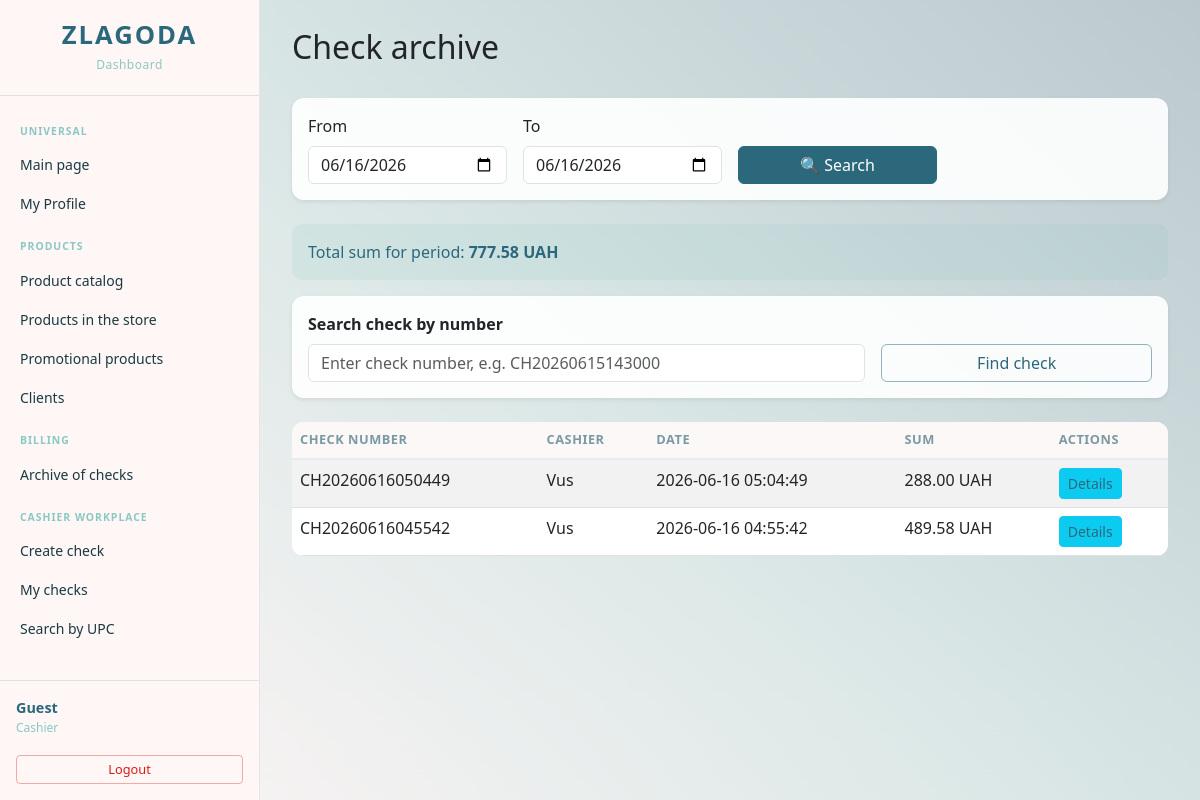
The app's page /check/ (signed in), older data.
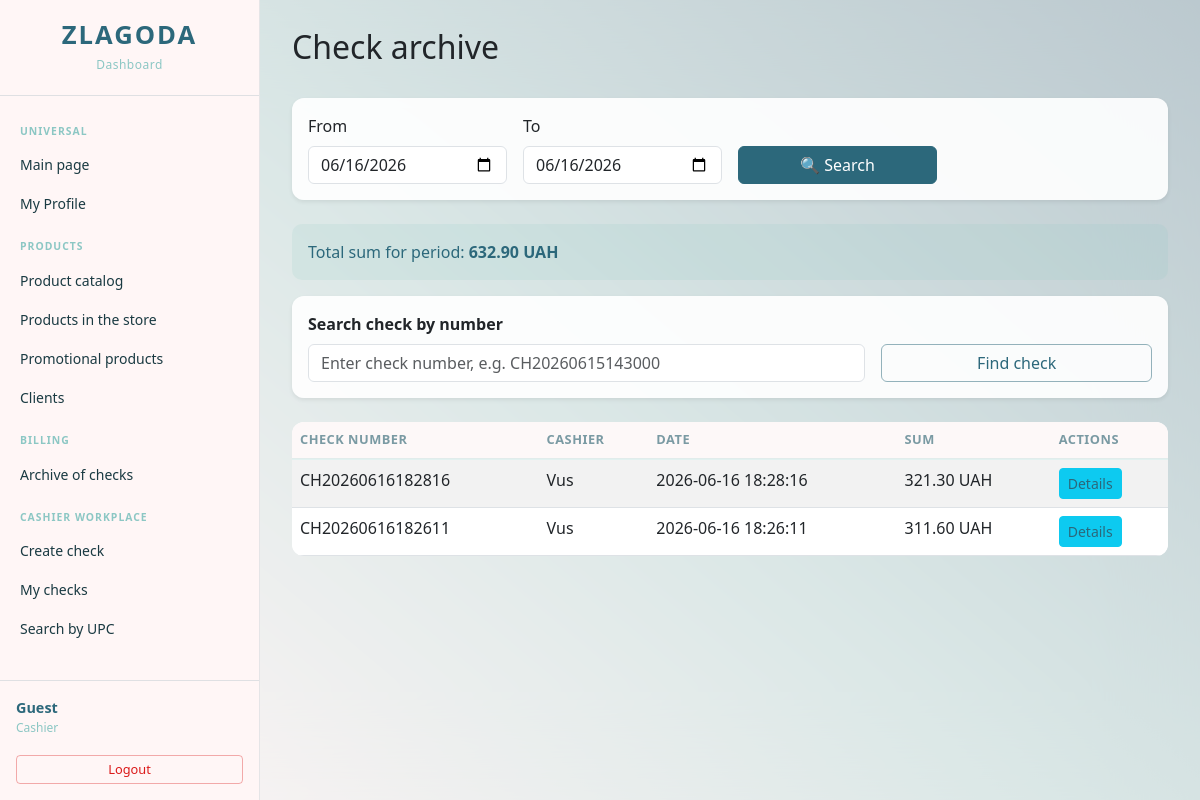
The same page, newer data.
### tables this page shows
CREATE TABLE Check_bill(
        check_number TEXT PRIMARY KEY,
        id_employee TEXT NOT NULL,
        card_number TEXT, 
        print_date TEXT NOT NULL,
        sum_total REAL NOT NULL CHECK(sum_total >= 0),
        vat REAL NOT NULL CHECK(vat >= 0),
        FOREIGN KEY (id_employee) REFERENCES Employee(id_employee)
            ON UPDATE CASCADE ON DELETE NO ACTION,
        FOREIGN KEY (card_number) REFERENCES Customer_Card(card_number)
            ON UPDATE CASCADE ON DELETE NO ACTION
    );

CREATE TABLE Employee(
        id_employee TEXT PRIMARY KEY,
        empl_surname TEXT NOT NULL,
        empl_name TEXT NOT NULL,
        empl_patronymic TEXT,
        empl_role TEXT NOT NULL, 
        salary REAL NOT NULL CHECK(salary >= 0),
        date_of_birth TEXT NOT NULL,
        date_of_start TEXT NOT NULL,
        phone_number TEXT NOT NULL CHECK(length(phone_number) <= 13),
        city TEXT NOT NULL,
        street TEXT NOT NULL,
        zip_code TEXT NOT NULL,
        password_hash TEXT NOT NULL
    );

### backend/check.py (the view)
@check_bp.route('/')
@login_required
def list_checks():
    date_from = request.args.get('date_from', date.today().strftime('%Y-%m-%d'))
    date_to = request.args.get('date_to', date.today().strftime('%Y-%m-%d'))
    cashier_id = request.args.get('cashier_id', '')
    conn = get_db_connection()
    query = "SELECT cb.*, e.empl_surname FROM Check_bill cb JOIN Employee e ON cb.id_employee = e.id_employee WHERE 1=1"
    params = []
    if session.get('role') == 'Cashier':
        query += " AND cb.id_employee = ?"
        params.append(session['user_id'])
    elif session.get('role') == 'Manager' and cashier_id:
        query += " AND cb.id_employee = ?"
        params.append(cashier_id)
    query += " AND DATE(cb.print_date) BETWEEN DATE(?) AND DATE(?)"
    params.extend([date_from, date_to])
    query_list = query + " ORDER BY cb.print_date DESC"
    checks = conn.execute(query_list, params).fetchall()
    sum_query = "SELECT SUM(sum_total) FROM Check_bill cb WHERE 1=1"
    sum_params = []
    if session.get('role') == 'Cashier':
        sum_query += " AND id_employee = ?"
        sum_params.append(session['user_id'])
    elif session.get('role') == 'Manager' and cashier_id:
        sum_query += " AND id_employee = ?"
        sum_params.append(cashier_id)
    sum_query += " AND DATE(print_date) BETWEEN DATE(?) AND DATE(?)"
    sum_params.extend([date_from, date_to])
    total_result = conn.execute(sum_query, sum_params).fetchone()
    total_sum = total_result[0] if total_result and total_result[0] else 0
    cashiers = conn.execute("SELECT id_employee, empl_surname FROM Employee WHERE empl_role = 'Cashier'").fetchall()
    conn.close()
    return render_template('check/list.html',
                           checks=checks,
                           total_sum=total_sum,
                           date_from=date_from,
                           date_to=date_to,
                           cashiers=cashiers)

### app.py (called while the page is built)
@app.context_processor
def inject_today():
    return {'today': date.today().strftime('%Y-%m-%d')}

### backend/initdb.py (called while the page is built)
def get_db_connection():
    conn = sqlite3.connect(DB_PATH)
    conn.row_factory = sqlite3.Row
    conn.execute("PRAGMA foreign_keys = ON;")
    return conn

### templates/check/list.html (shortened to what this page needs)
{% extends 'base.html' %}
{% block content %}
<div class="d-flex justify-content-between align-items-center mb-4">
    <h2>Check archive</h2>
</div>
<div class="card mb-4 shadow-sm">
    <div class="card-body">
        <form method="GET" action="{{ url_for('check.list_checks') }}" class="row g-3 align-items-end">
            <div class="col-md-3">
                <label class="form-label">From</label>
                <input type="date" name="date_from" class="form-control" value="{{ date_from }}">
            </div>
            <div class="col-md-3">
                <label class="form-label">To</label>
                <input type="date" name="date_to" class="form-control" value="{{ date_to }}">
            </div>
            <div class="col-md-3">
                <button type="submit" class="btn btn-primary w-100">🔍 Search</button>
            </div>
        </form>
    </div>
</div>
<div class="alert alert-info">
    Total sum for period: <strong>{{ "%.2f"|format(total_sum | default(0)) }} UAH</strong>
</div>
{% if session.get('role') == 'Cashier' %}
<div class="card mb-4 shadow-sm">
    <div class="card-body">
        <form method="GET" action="{{ url_for('check.search_check_by_number') }}" class="row g-3 align-items-end">
            <div class="col-md-8">
                <label class="form-label fw-bold">Search check by number</label>
                <input type="text" name="check_number" class="form-control"
                       placeholder="Enter check number, e.g. CH20260615143000"
                       value="{{ request.args.get('check_number', '') }}">
            </div>
            <div class="col-md-4">
                <button type="submit" class="btn btn-outline-primary w-100">Find check</button>
            </div>
        </form>
    </div>
</div>
{% endif %}
<table class="table table-striped table-hover">
    <thead class="table-dark">
        <tr>
            <th>Check number</th>
            <th>Cashier</th>
            <th>Date</th>
            <th>Sum</th>
            <th>Actions</th>
        </tr>
    </thead>
    <tbody>
        {% for chk in checks %}
        <tr>
            <td>{{ chk.check_number }}</td>
            <td>{{ chk.empl_surname }}</td>
            <td>{{ chk.print_date }}</td>
            <td>{{ "%.2f"|format(chk.sum_total) }} UAH</td>
            <td>
                <a href="{{ url_for('check.view_check', check_number=chk.check_number) }}" class="btn btn-sm btn-info">
                    Details
                </a>
            </td>
        </tr>
        {% else %}
        <tr>
            <td colspan="5" class="text-center">No checks found</td>
        </tr>
        {% endfor %}
    </tbody>
</table>
{% endblock %}

Row changes from the older to the newer data that the page shows:
removed Check_bill: check_number "CH20260616050449", empl_surname "Vus", print_date "2026-06-16 05:04:49", sum_total "288.00"
removed Check_bill: check_number "CH20260616045542", empl_surname "Vus", print_date "2026-06-16 04:55:42", sum_total "489.58"
added Check_bill: check_number "CH20260616182816", empl_surname "Vus", print_date "2026-06-16 18:28:16", sum_total "321.30"
added Check_bill: check_number "CH20260616182611", empl_surname "Vus", print_date "2026-06-16 18:26:11", sum_total "311.60"
Text that changed along with them:
{{ "%.2f"|format(total_sum | default(0)) }}: "777.58" → "632.90"
